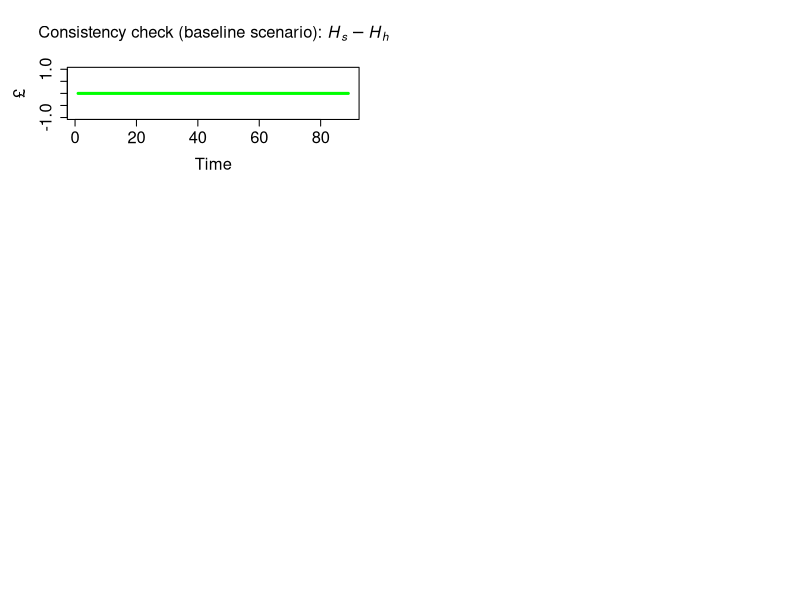
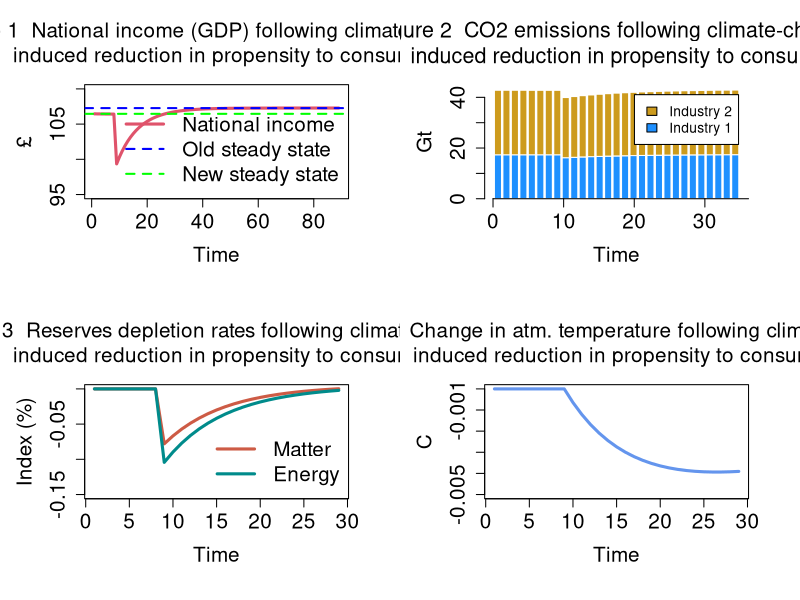

Generate these figures, in order, with R:
# Model ECO-PC for R: main code

# Version: 10 November 2023

################################################################################

#STEP 1: PREPARE THE WORK-SPACE

#Clear environment
rm(list=ls(all=TRUE))

#Clear plots
if(!is.null(dev.list())) dev.off()

#Clear console
cat("\014")

#Number of periods
nPeriods = 90

#Number of scenarios
nScenarios=3 

#Number of industries ***
nIndustries = 2

################################################################################

#STEP 2: SET THE COEFFICIENTS (EXOGENOUS VARIABLES AND PARAMETERS)
a0=matrix(data=0.6,nrow=nScenarios,ncol=nPeriods) #Autonomous component of propensity to consume out of income
a1=matrix(data=0,nrow=nScenarios,ncol=nPeriods) #Climate-change elasticity of propensity to consume out of income
alpha1=matrix(data=a0,nrow=nScenarios,ncol=nPeriods) #Propensity to consume out of income
alpha2=0.4 #Propensity to consume out of wealth
lambda0 = 0.635 #Autonomous share of bills
lambda1 = 5 #Elasticity of bills demand to interest rate
lambda2 = 0.01 #Elasticity of bills demand to yd/v
theta=0.2 #Tax rate on income
r_bar=matrix(data=0.025,nrow=nScenarios,ncol=nPeriods) #Interest rate as policy instrument
p1_bar=1.02 #Price of industry 1 products
p2_bar=0.98 #Price of industry 2 products
beta1_c_bar=0.50 #Household consumption share of product 1
beta1_g_bar=0.48 #Government consumption share of product 1

################################################################################

#STEP 3: CREATE VARIABLES AND ATTRIBUTE INITIAL VALUES

#Use 'array' function to create 3-dimension variables
x=array(data=0,dim=c(nScenarios,nPeriods,nIndustries)) #Gross output by industry (real)
d=array(data=0,dim=c(nScenarios,nPeriods,nIndustries)) #Demand by industry (real)
beta_c=array(data=0,dim=c(nScenarios,nPeriods,nIndustries)) #Real consumption composition
beta_g=array(data=0,dim=c(nScenarios,nPeriods,nIndustries)) #Real government expenditure composition
p=array(data=1,dim=c(nScenarios,nPeriods,nIndustries)) #Unit prices

#Other 2-dimension variables
b_cb=matrix(data=21.62,nrow=nScenarios,ncol=nPeriods) #Government bills held by Central Bank
b_h=matrix(data=64.87,nrow=nScenarios,ncol=nPeriods) #Government bills held by households
b_s=matrix(data=21.62+64.87,nrow=nScenarios,ncol=nPeriods) #Government bills supplied by government
h_h=matrix(data=21.62,nrow=nScenarios,ncol=nPeriods) #Cash money held by households
h_s=matrix(data=21.62,nrow=nScenarios,ncol=nPeriods) #Cash money supplied by central bank
r=matrix(data=r_bar,nrow=nScenarios,ncol=nPeriods) #Interest rate on government bills
t=matrix(data=0,nrow=nScenarios,ncol=nPeriods) #Taxes
v=matrix(data=64.87+21.62,nrow=nScenarios,ncol=nPeriods) #Households wealth
yd=matrix(data=0,nrow=nScenarios,ncol=nPeriods) #Disposable income of households
cons=matrix(data=0,nrow=nScenarios,ncol=nPeriods) #Consumption (real)
g=matrix(data=20,nrow=nScenarios,ncol=nPeriods) #Government expenditure (real)
y=matrix(data=0,nrow=nScenarios,ncol=nPeriods) #Value of net output (GDP)
p_c=matrix(data=1,nrow=nScenarios,ncol=nPeriods) #Average price for the consumers
p_g=matrix(data=1,nrow=nScenarios,ncol=nPeriods) #Average price for the government
A=matrix(data=c(0.11,0.21,0.12,0.22),nrow=nIndustries,ncol=nIndustries) #Matrix of technical coefficients
I = diag(x=1, nrow=nIndustries, ncol=nIndustries) #Diagonal matrix
infl=matrix(data=1,nrow=nScenarios,ncol=nPeriods) #Inflation tax (see Godley and Lavoie, 9.2.4 and 9.3.1)

################################################################################

#Ecosystem variables and coefficients

#Variables
x_mat = matrix(data=0,nrow=nScenarios,ncol=nPeriods) #Production of material goods 
mat = matrix(data=0,nrow=nScenarios,ncol=nPeriods) #Extracted matter  
rec = matrix(data=0,nrow=nScenarios,ncol=nPeriods) #Recycled socio-economic stock  
dis = matrix(data=0,nrow=nScenarios,ncol=nPeriods) #Discarded socioeconomic stock            
kh = matrix(data=0,nrow=nScenarios,ncol=nPeriods) #Socio-economic stock       
en = matrix(data=0,nrow=nScenarios,ncol=nPeriods) #Total energy required for production
ren = matrix(data=0,nrow=nScenarios,ncol=nPeriods) #Renewable energy
nen = matrix(data=0,nrow=nScenarios,ncol=nPeriods) #Non-renewable energy                         
co2_cum = matrix(data=0,nrow=nScenarios,ncol=nPeriods) #Cumulative emissions
wa = matrix(data=0,nrow=nScenarios,ncol=nPeriods) #Waste by industry
temp = matrix(data=0,nrow=nScenarios,ncol=nPeriods) #Atmospheric temperature 
k_m=matrix(data=6000,nrow=nScenarios,ncol=nPeriods) #Matter reserves
conv_m=matrix(data=0,nrow=nScenarios,ncol=nPeriods) #Conversion of matter resources into reserves
res_m=matrix(data=388889,nrow=nScenarios,ncol=nPeriods) #Matter resources
k_e=matrix(data=37000,nrow=nScenarios,ncol=nPeriods) #Energy reserves
conv_e=matrix(data=0,nrow=nScenarios,ncol=nPeriods) #Conversion of energy resources into reserves
res_e=matrix(data=542000,nrow=nScenarios,ncol=nPeriods) #Energy resources
dc = array(data=0,dim=c(nScenarios,nPeriods,nIndustries)) #Stock of durable goods by industry/product
emis = matrix(data=0,nrow=nScenarios,ncol=nPeriods) #Annual emissions by industry
cen=matrix(data=0,nrow=nScenarios,ncol=nPeriods) #Carbon mass of energy
o2= matrix(data=emis-cen,nrow=nScenarios,ncol=nPeriods) #Mass of oxygen 

#Coefficients
rho_dis = 0.2 #Recycling rate
beta_e = 0.07 #C=2 intensity of non-renewable enargy sources
tcre=0.0001 #Transient climate response to cumulative carbon emissions
fnc=0.5 #Non-CO2 fraction of total anthropocentric forcing
sigma_m=0.0005 #Conversion rate of matter resources into reserves
car=3.67 #Coefficient converting Gt of carbon into Gt of CO2
sigma_e=0.003 #Conversion rate of energy resources into reserves
mu_mat = matrix(data=c(0.4,0.6),nrow=nIndustries,ncol=1) #Material intensity coefficients by industry
zeta_dc = matrix(data=c(0.015,0.025),nrow=nIndustries,ncol=1) #Percentages of discarded socio-economic stock by industry
eps_en = matrix(data=c(4,6),nrow=nIndustries,ncol=1) #Energy intensity coefficients by industry                                          
eta_en = matrix(data=c(0.13,0.15),nrow=nIndustries,ncol=1) #Shares of renewable energy in total energy by industry       



################################################################################

#STEP 4: RUN THE MODEL

#STEP 4.A: DEFINE THE LOOPS

#Choose scenario
for (j in 1:nScenarios){
  
  #Define time loop
  for (i in 2:nPeriods){
  
    #Choose industry ***
    for (z in 1:nIndustries){
    
     #Define iterations
     for (iterations in 1:100){
      
      
      #STEP 4.B: ADD ALTERNATIVE SCENARIOS  
      
      #Shock 1: propensity to consume depending on climate change
      if (i>=10 && j==2){a1[j,i]=5}
      
      #STEP 4.C: DEFINE THE SYSTEM OF EQUATIONS        
      #Note: numbers refer to Model PC; *** = new or modified equation 
      
       
      #A) Define prices and consumption shares 
       
       #Set unit price of output of industry 1 ***  p[1] = (w/pr) + (p[1]*A[1] + p[2]*A[2])*(1 + mu) 
       p[j,i,1] = p1_bar
       
       #Set unit price of output of industry 2 ***  p[2] = (w/pr) + (p[1]*A[3] + p[2]*A[4])*(1 + mu)
       p[j,i,2] = p2_bar
      
       #Household real consumption share of product 1 ***
       beta_c[j,i,1] = beta1_c_bar
      
       #Household real consumption share of product 2 ***
       beta_c[j,i,2] = 1 - beta1_c_bar
      
       #Government real consumption share of product 1 ***
       beta_g[j,i,1] = beta1_g_bar
      
       #Government real consumption share of product 2 ***
       beta_g[j,i,2] = 1 - beta1_g_bar
      
       #Average price for the consumers ***
       p_c[j,i] = t(p[j,i,]) %*% beta_c[j,i,]
      
       #Average price for the government
       p_g[j,i] = t(p[j,i,]) %*% beta_g[j,i,]
      
      
      #B) Define input-output structure
      
       #Real final demand vector by industry ***
       d[j,i,] = beta_c[j,i,]*cons[j,i] + beta_g[j,i,]*g[j,i]
      
       #Real gross output by industry ***
       x[j,i,] = solve(I-A) %*% d[j,i,]
      
       #Value of net output (GDP) ***
       y[j,i] = t(p[j,i,]) %*% d[j,i,]
      
      
      #C) Households
      
       #Disposable income - eq. 4.2
       yd[j,i] = y[j,i] - t[j,i] + r[j,i-1]*b_h[j,i-1]
      
       #Wealth accumulation - eq. 4.4 ***
       v[j,i] = v[j,i-1] + (yd[j,i] - p_c[j,i]*cons[j,i])
      
       #Real consumption function with no monetary illusion - eq. 4.5 ***
       cons[j,i] = alpha1[j,i]*((yd[j,i]/p_c[j,i])-infl[j,i]) + alpha2*v[j,i-1]/p_c[j,i-1]
      
       #Inflation tax for households = infl. rate times * real stock of wealth
       infl[j,i] = ((p_c[j,i]-p_c[j,i-1])/p_c[j,i-1])*(v[j,i-1]/p_c[j,i])
      
      
      #D) Portfolio equations
      
       #Demand for cash money - eq. 4.6
       h_h[j,i] = v[j,i] - b_h[j,i]
      
       #Demand for government bills - eq. 4.7
       b_h[j,i] = v[j,i]*(lambda0 + lambda1*r[j,i] - lambda2*(yd[j,i]/v[j,i]))
      
      
      #E) Government
      
       #Tax payments - eq. 4.3 
       t[j,i] = theta*(y[j,i] + r[j,i-1]*b_h[j,i-1])
      
       #Supply of government bills - eq. 4.8 ***
       b_s[j,i] = b_s[j,i-1] + ( p_g[j,i]*g[j,i] + r[j,i-1]*b_s[j,i-1]) - (t[j,i] + r[j,i-1]*b_cb[j,i-1])
      
      
      #F) Central bank
      
       #Supply of cash - eq. 4.9
       h_s[j,i] = h_s[j,i-1] + b_cb[j,i] - b_cb[j,i-1]
      
       #Government bills held by the central bank - eq. 4.10
       b_cb[j,i] = b_s[j,i] - b_h[j,i]
      
       #Interest rate as policy instrument - eq. 4.11
       r[j,i] = r_bar[j,i]
      
      
      #G) Ecosystem
      
       #Extraction of matter and waste
       
        #Production of material goods 
        x_mat[j,i] = t(mu_mat[,]) %*% x[j,i,]
        
        #Extraction of matter                                       
        mat[j,i] = x_mat[j,i] - rec[j,i]                                             
        
        #Recycled matter (of socioeconomic stock + industrial waste)
        rec[j,i] = rho_dis*dis[j,i]         
        
        #Discarded socioeconomic stock            
        dis[j,i] = t(mu_mat[,]) %*% (zeta_dc[,] * dc[j,i-1,])
        
        #Stock of durable consumption goods                 
        dc[j,i,] = dc[j,i-1,] + beta_c[j,i,]*cons[j,i] - zeta_dc[,] * dc[j,i-1,]    
        
        #Socioeconomic stock
        kh[j,i] = kh[j,i-1] + x_mat[j,i] - dis[j,i]       
        
        #Wasted socio-economic stock
        wa[j,i] = mat[j,i] - (kh[j,i]-kh[j,i-1])                                                                     
       
        
       #Use of energy, emissions and temperature
        
        #Energy required for production
        en[j,i] = t(eps_en[,]) %*% x[j,i,]                                          
        
        #Renewable energy at the end of the period
        ren[j,i] = t(eps_en[,]) %*% (eta_en[,]*x[j,i,])                         
        
        #Non-renewable energy
        nen[j,i] = en[j,i] - ren[j,i]                                                
        
        #C02 emissions
        emis[j,i] = beta_e*nen[j,i]   
        
        #Cumulative emissions
        co2_cum[j,i] = co2_cum[j,i-1] + emis[j,i]
       
        #Atmospheric temperature 
        temp[j,i] = (1/(1-fnc))*tcre*(co2_cum[j,i])
       
        
      #Resources and reserves  
        
        #Stock of material reserves
        k_m[j,i] = k_m[j,i-1] + conv_m[j,i] - mat[j,i]                      
        
        #Material resources converted to reserves 
        conv_m[j,i] = sigma_m*res_m[j,i]                                    
        
        #Stock of material resources
        res_m[j,i] = res_m[j,i-1] - conv_m[j,i]                            
        
        #Carbon mass of non-renewable energy 
        cen[j,i] = emis[j,i]/car                                            
        
        #Mass of oxygen 
        o2[j,i] = emis[j,i] - cen[j,i]                                      
        
        #Stock of energy reserves
        k_e[j,i] = k_e[j,i-1] + conv_e[j,i] - nen[j,i]                       
        
        #Energy resources converted to reserves 
        conv_e[j,i] = sigma_e*res_e[j,i]                                    
        
        #Stock of energy resources
        res_e[j,i] = res_e[j,i-1] - conv_e[j,i]                             
        
        
      #Climate related damages / changes
        
        #Endogenous propensity to consume out of income
        alpha1[j,i] = a0[j,i] - a1[j,i] * (temp[j,i] - temp[j,i-1])   
      
        #Other: e.g. beta_c[j,i,1] = b0 + b1 * temp[j,i-1]
        
        #Besides, we can connect waste accumulation with other variables...
        
      }
    }
  }
}
################################################################################

#STEP 5: CONSISTENCY CHECK (REDUNDANT EQUATION)

#Create consistency statement 
aerror=0
error=0
for (i in 2:(nPeriods-1)){error = error + (h_s[1,i]-h_h[1,i])^2}
aerror = error/nPeriods
if ( aerror<0.01 ){cat(" *********************************** \n Good news! The model is watertight! \n", "Average error =", aerror, "< 0.01 \n", "Cumulative error =", error, "\n ***********************************")} else{
  if ( aerror<1 && aerror<1 ){cat(" *********************************** \n Minor issues with model consistency \n", "Average error =", aerror, "> 0.01 \n", "Cumulative error =", error, "\n ***********************************")}
  else{cat(" ******************************************* \n Warning: the model is not fully consistent! \n", "Average error =", aerror, "> 1 \n", "Cumulative error =", error, "\n *******************************************")} }      

#Plot redundant equation
layout(matrix(c(1,2,3,4,5,6), 3, 2, byrow = TRUE))
par(mar = c(5.1+1, 4.1+1, 4.1+1, 2.1+1))
plot(h_s[1,2:nPeriods]-h_h[1,2:nPeriods], type="l", col="green",lwd=3,lty=1,font.main=1,cex.main=1.5,
     main=expression("Consistency check (baseline scenario): " * italic(H[phantom("")]["s"]) - italic(H[phantom("")]["h"])),
     cex.axis=1.5,cex.lab=1.5,ylab = '£',
     xlab = 'Time',ylim = range(-1,1))

################################################################################

#STEP 6: CREATE AND DISPLAY GRAPHS

#Set layout
layout(matrix(c(1,2,3,4), 2, 2, byrow = TRUE))
par(mar = c(5.1+1, 4.1+1, 4.1+1, 2.1+1))

#Figure 1
plot(y[2,2:nPeriods],type="l", col=2, lwd=3, lty=1, font.main=1,cex.main=1.5,
     main="Figure 1  National income (GDP) following climate-change \n induced reduction in propensity to consume",
     ylab = '£',xlab = 'Time',ylim = range(95,110),cex.axis=1.5,cex.lab=1.5)
abline(h=y[2,2],col="green",lty=2,lwd=2)
abline(h=y[2,60],col="blue",lty=2,lwd=2)
legend("bottomright",c("National income","Old steady state","New steady state"),  bty = "n",
       cex=1.5, lty=c(1,2,2), lwd=c(3,2,2), col = c(2,"blue","green"), box.lty=0)

#Figure 2
stacked_values <- rbind(beta_e*eps_en[1,]*x[2,2:30,1]*(1-eta_en[1,]), beta_e*eps_en[2,]*x[2,2:30,1]*(1-eta_en[2,]))
barplot(stacked_values, beside = FALSE, col = c("dodgerblue", "goldenrod3"), 
        names.arg = 2:30,main = "Figure 2  CO2 emissions following climate-change \n induced reduction in propensity to consume",
        font.main=1,cex.main=1.55,ylab = 'Gt', xlab = 'Time', ylim = c(0, 45),
        cex.axis = 1.5, cex.lab = 1.5, border = "white",xaxt = "n", 
        legend.text = c("Industry 1", "Industry 2"))
axis(1, at = seq(0, 40, by = 10), labels = seq(0, 40, by = 10),cex.axis = 1.5)

#Figure 3
plot(100*(mat[2,2:30]/k_m[2,1:29])-100*(mat[1,2:30]/k_m[1,1:29]),type="l",
    col="coral3", lwd=3, lty=1, font.main=1,cex.main=1.5,
    main="Figure 3  Reserves depletion rates following climate-change \n induced reduction in propensity to consume",
    ylab = 'Index (%)',xlab = 'Time',cex.axis=1.5,cex.lab=1.5,ylim = range(-0.15,0))
lines(100*(nen[2,2:30]/k_e[2,1:29])-100*(nen[1,2:30]/k_e[1,1:29]),col="cyan4", lwd=3, lty=1)
legend("bottomright",c("Matter","Energy"),  bty = "n",
       cex=1.5, lty=c(1,1), lwd=c(3,3), col = c("coral3","cyan4"), box.lty=0)

#Figure 4
plot(temp[2,1:29]-temp[1,1:29],type="l",
     col="cornflowerblue", lwd=3, lty=1, font.main=1,cex.main=1.5,
     main="Figure 4  Change in atm. temperature following climate-change \n induced reduction in propensity to consume",
     ylab = 'C',xlab = 'Time',cex.axis=1.5,cex.lab=1.5,ylim = range(-0.005,0))

